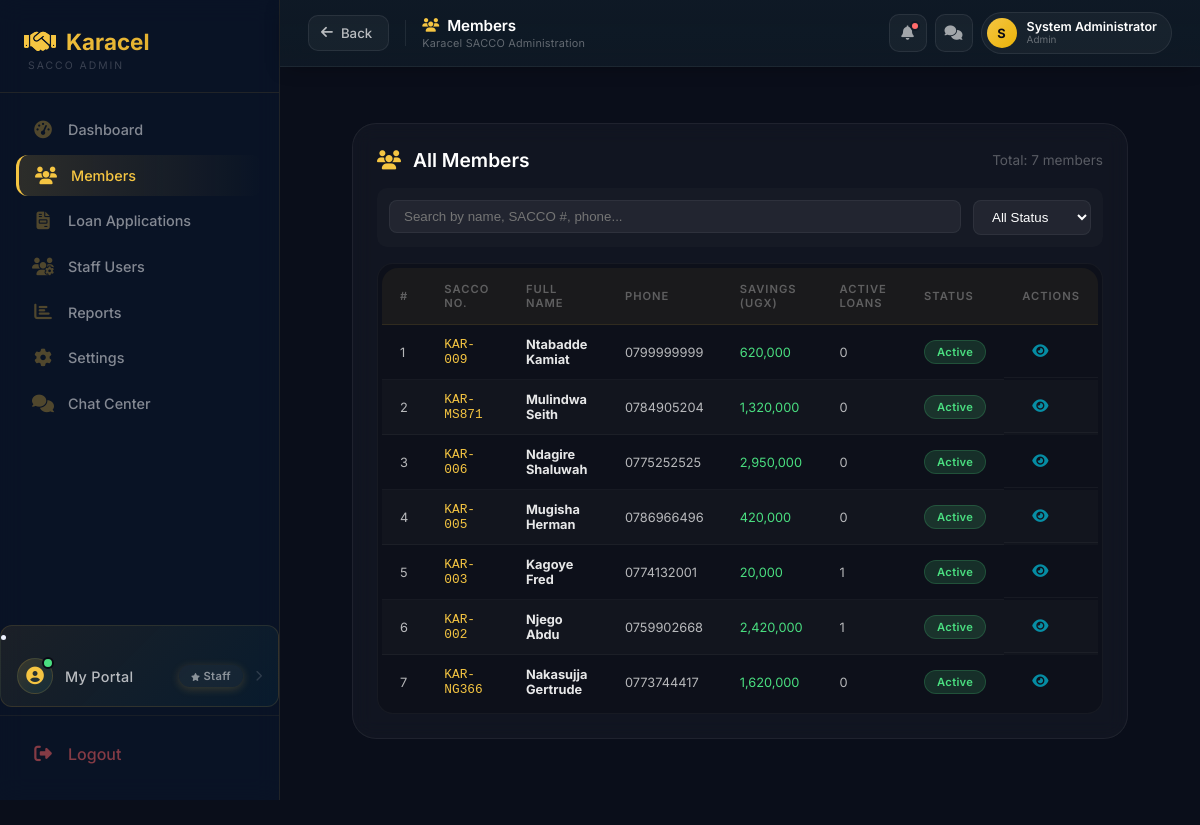
The page /admin/dashboard (signed in) on the database its author committed.
### tables this page shows
CREATE TABLE users (
        id INTEGER PRIMARY KEY AUTOINCREMENT,
        full_name TEXT NOT NULL,
        gender TEXT,
        dob TEXT,
        sacco_number TEXT UNIQUE NOT NULL,
        email TEXT,
        phone TEXT,
        address TEXT,
        password TEXT NOT NULL,
        role TEXT DEFAULT 'member',
        status TEXT DEFAULT 'active',
        savings_balance REAL DEFAULT 0,
        next_of_kin_name TEXT,
        relationship TEXT,
        next_of_kin_phone TEXT,
        registration_date TIMESTAMP DEFAULT CURRENT_TIMESTAMP
    , kai_shares INTEGER DEFAULT 0, ks_shares INTEGER DEFAULT 0, kac_paid INTEGER DEFAULT 0, kac_paid_date TEXT, registration_fee_paid INTEGER DEFAULT 0, registration_fee_paid_date TEXT, account_number TEXT);

### app.py (the view, shortened to what this page needs)
@app.route("/admin/dashboard")
def admin_dashboard():
    if session.get("role") != "admin":
        return redirect("/login")
    conn = get_db()
    total_members = conn.execute("""
        SELECT COUNT(*) FROM users WHERE LOWER(role) = 'member'
    """).fetchone()[0]
    total_savings = conn.execute("""
        SELECT COALESCE(SUM(savings_balance), 0)
        FROM users
        WHERE LOWER(role) = 'member'
    """).fetchone()[0]
    monthly_savings = conn.execute("""
        SELECT COALESCE(SUM(amount), 0)
        FROM savings_deposits
        WHERE deposit_date >= date('now', 'start of month')
    """).fetchone()[0]
    total_deposits = conn.execute("""
        SELECT COUNT(*) FROM savings_deposits
    """).fetchone()[0]
    recent_deposits = conn.execute("""
        SELECT sd.*, u.full_name, u.sacco_number
        FROM savings_deposits sd
        JOIN users u ON sd.user_id = u.id
        ORDER BY sd.deposit_date DESC
        LIMIT 5
    """).fetchall()
    members = conn.execute("""
        SELECT
            u.*,
            COALESCE((SELECT COUNT(*) FROM loans WHERE user_id = u.id AND status IN ('approved', 'disbursed', 'active')), 0) as active_loans_count
        FROM users u
        WHERE LOWER(u.role) = 'member'
        ORDER BY u.id DESC
    """).fetchall()
    total_loans = conn.execute("""
        SELECT COALESCE(SUM(amount), 0)
        FROM loans
        WHERE status IN ('approved', 'disbursed', 'active')
    """).fetchone()[0]
    active_loans = conn.execute("""
        SELECT COUNT(*)
        FROM loans
        WHERE status IN ('approved', 'disbursed', 'active')
    """).fetchone()[0]
    pending_loans = conn.execute("""
        SELECT COUNT(*)
        FROM loans
        WHERE status = 'pending'
    """).fetchone()[0]
    approved_loans = conn.execute("""
        SELECT COUNT(*)
        FROM loans
        WHERE status = 'approved'
    """).fetchone()[0]
    rejected_loans = conn.execute("""
        SELECT COUNT(*)
        FROM loans
        WHERE status = 'rejected'
    """).fetchone()[0]
    disbursed_loans = conn.execute("""
        SELECT COUNT(*)
        FROM loans
        WHERE status = 'disbursed'
    """).fetchone()[0]
    completed_loans = conn.execute("""
        SELECT COUNT(*)
        FROM loans
        WHERE status = 'completed'
    """).fetchone()[0]
    loan_applications = conn.execute("""
        SELECT
            l.*,
            u.full_name,
            u.savings_balance,
            COALESCE((SELECT COUNT(*) FROM loan_guarantors WHERE loan_id = l.id AND status = 'active'), 0) as total_guarantors,
            COALESCE((SELECT COUNT(*) FROM loan_guarantors WHERE loan_id = l.id AND status = 'pending'), 0) as pending_guarantors
        FROM loans l
        JOIN users u ON l.user_id = u.id
        ORDER BY
            CASE
                WHEN l.status = 'pending' THEN 1
                WHEN l.status = 'approved' THEN 2
                WHEN l.status = 'disbursed' THEN 3
                WHEN l.status = 'active' THEN 4
                WHEN l.status = 'completed' THEN 5
                WHEN l.status = 'rejected' THEN 6
            END,
            l.application_date DESC
        LIMIT 50
    """).fetchall()
    recent_activities = conn.execute("""
        SELECT 'deposit' as type, sd.amount, sd.deposit_date as date, u.full_name, u.sacco_number
        FROM savings_deposits sd
        JOIN users u ON sd.user_id = u.id
        UNION ALL
        SELECT 'repayment' as type, r.amount, r.payment_date as date, u.full_name, u.sacco_number
        FROM repayments r
        JOIN users u ON r.user_id = u.id
        WHERE r.status = 'completed'
        ORDER BY date DESC
        LIMIT 10
    """).fetchall()
    staff_users = conn.execute("""
        SELECT
            u.*,
            COUNT(DISTINCT l.id) as loans_processed,
            COUNT(DISTINCT sd.id) as deposits_processed
        FROM users u
        LEFT JOIN loans l ON l.user_id = u.id
        LEFT JOIN savings_deposits sd ON sd.user_id = u.id
        WHERE LOWER(u.role) IN ('admin', 'chairperson', 'treasurer', 'secretary', 'publicity')
        GROUP BY u.id
        ORDER BY
            CASE
                WHEN LOWER(u.role) = 'admin' THEN 1
                WHEN LOWER(u.role) = 'chairperson' THEN 2
                WHEN LOWER(u.role) = 'treasurer' THEN 3
                WHEN LOWER(u.role) = 'secretary' THEN 4
                WHEN LOWER(u.role) = 'publicity' THEN 5
            END,
            u.full_name
    """).fetchall()
    staff_counts = {
        'treasurer': conn.execute("SELECT COUNT(*) FROM users WHERE LOWER(role) = 'treasurer'").fetchone()[0],
        'secretary': conn.execute("SELECT COUNT(*) FROM users WHERE LOWER(role) = 'secretary'").fetchone()[0],
        'publicity': conn.execute("SELECT COUNT(*) FROM users WHERE LOWER(role) = 'publicity'").fetchone()[0],
        'admin': conn.execute("SELECT COUNT(*) FROM users WHERE LOWER(role) IN ('admin', 'chairperson')").fetchone()[0]
    }
    today = datetime.now().strftime('%Y-%m-%d')
    settings = {}
    try:
        conn.row_factory = sqlite3.Row
        settings_row = conn.execute("SELECT * FROM system_settings LIMIT 1").fetchone()
        if settings_row:
            settings = dict(settings_row)
    except Exception as e:
        print(f"Error loading settings: {e}")
        settings = {
            'sacco_name': 'Karacel Association',
            'registration_number': 'SACCO/REG/2024/001',
            'savings_interest_rate': 6.5,
            'loan_interest_rate': 12,
            'penalty_rate': 5,
            'max_loan_amount': '10,000,000',
            'min_loan_amount': '10,000',
            'max_tenure': 24,
            'kai_share_price': 100000,
            'ks_share_price': 10000,
            'kac_annual_fee': 100000,
            'registration_fee': 20000
        }
    conn.close()
    return render_template(
        "admin/admin-dashboard.html",
        members=members,
        total_members=total_members,
        total_savings=total_savings,
        monthly_savings=monthly_savings,
        total_deposits=total_deposits,
        recent_deposits=recent_deposits,
        total_loans=total_loans,
        active_loans=active_loans,
        pending_loans=pending_loans,
        approved_loans=approved_loans,
        rejected_loans=rejected_loans,
        disbursed_loans=disbursed_loans,
        completed_loans=completed_loans,
        loan_applications=loan_applications,
        recent_activities=recent_activities,
        staff_users=staff_users,
        staff_counts=staff_counts,
        today=today,
        now=datetime.now(),
        settings=settings
    )

### templates/admin/admin-dashboard.html (shortened to what this page needs)
{% extends "admin/admin-base.html" %}
{% block content %}
<main class="admin-main-content">
    <div id="members-panel" class="content-panel">
        <div class="action-card">
            <div style="display:flex; justify-content:space-between; align-items:center; flex-wrap:wrap; gap:12px; margin-bottom:16px;">
                <div class="action-title" style="margin-bottom:0;">
                    <i class="fas fa-users"></i> All Members
                </div>
                <span style="color: rgba(255,255,255,0.3); font-size: 0.85rem;">
                    Total: {{ members|length }} members
                </span>
            </div>
            <div style="display:flex; gap:12px; flex-wrap:wrap; margin-bottom:16px; padding:12px; background:rgba(255,255,255,0.02); border-radius:10px;">
                <div style="flex:1; min-width:200px;">
                    <input type="text" id="searchMembersInput" placeholder="Search by name, SACCO #, phone..."
                           onkeyup="filterMembersTable()"
                           style="width:100%; padding:8px 14px; background:rgba(255,255,255,0.05); border:1px solid rgba(255,255,255,0.06); border-radius:8px; color:white;">
                </div>
                <div>
                    <select id="filterMemberStatus" onchange="filterMembersTable()"
                            style="padding:8px 14px; background:rgba(255,255,255,0.05); border:1px solid rgba(255,255,255,0.06); border-radius:8px; color:white;">
                        <option value="all">All Status</option>
                    </select>
                </div>
            </div>
            <div class="table-wrapper">
                <table class="styled-table" id="membersTable">
                    <thead>
                        <tr>
                            <th>#</th>
                            <th>SACCO No.</th>
                            <th>Full Name</th>
                            <th>Phone</th>
                            <th>Savings (UGX)</th>
                            <th>Active Loans</th>
                            <th>Status</th>
                            <th>Actions</th>
                        </tr>
                    </thead>
                    <tbody>
                        {% if members %}
                            {% for member in members %}
                            <tr data-status="{{ member.status }}" data-name="{{ member.full_name|lower }}" data-sacco="{{ member.sacco_number|lower }}" data-phone="{{ member.phone or '' }}">
                                <td>{{ loop.index }}</td>
                                <td style="color:#f5c542; font-family:monospace;">{{ member.sacco_number }}</td>
                                <td><strong>{{ member.full_name }}</strong></td>
                                <td>{{ member.phone or '-' }}</td>
                                <td style="color:#4ade80;">{{ "{:,.0f}".format(member.savings_balance or 0) }}</td>
                                <td>{{ member.active_loans_count or 0 }}</td>
                                <td>
                                    {% if member.status == 'active' %}
                                        <span class="badge success">Active</span>
                                    {% elif member.status == 'pending' %}
                                        <span class="badge warning">Pending</span>
                                    {% else %}
                                        <span class="badge danger">{{ member.status|title }}</span>
                                    {% endif %}
                                </td>
                                <td class="action-btns">
                                    <button class="view-btn" onclick="viewMember('{{ member.id }}')" title="View Details">
                                        <i class="fas fa-eye"></i>
                                    </button>
                                </td>
                            </tr>
                            {% endfor %}
                        {% else %}
                            <tr>
                                <td colspan="8" style="text-align:center; padding:30px; color: rgba(255,255,255,0.3);">
                                    No registered members found
                                </td>
                            </tr>
                        {% endif %}
                    </tbody>
                </table>
            </div>
        </div>
    </div>
</main>
{% endblock %}

### templates/admin/admin-base.html (shortened to what this page needs)
<!DOCTYPE html>
<html lang="en">
<head>
    <link rel="stylesheet" href="https://cdnjs.cloudflare.com/ajax/libs/font-awesome/6.4.0/css/all.min.css">
    <link rel="stylesheet" href="{{ url_for('static', filename='admin_dashboard.css') }}">
    <link rel="stylesheet" href="{{ url_for('static', filename='admin-users.css') }}">
    <link rel="stylesheet" href="{{ url_for('static', filename='style.css') }}">
</head>
<body>
<div class="admin-wrapper">
    <aside class="admin-sidebar">
        <div class="admin-sidebar-logo">
            <h2>
                <i class="fas fa-handshake"></i>
                <span>Karacel</span>
            </h2>
            <p>SACCO Admin</p>
        </div>
        <div class="admin-sidebar-nav">
            <a href="{{ url_for('treasurer_dashboard') }}" class="admin-nav-item">
                <i class="fas fa-tachometer-alt"></i>
                <span>Dashboard</span>
            </a>
            <a href="#" class="admin-nav-item" data-panel="members">
                <i class="fas fa-users"></i>
                <span>Members</span>
            </a>
            <a href="#" class="admin-nav-item" data-panel="loan_applications">
                <i class="fas fa-file-invoice"></i>
                <span>Loan Applications</span>
            </a>
            <a href="#" class="admin-nav-item" data-panel="users">
                <i class="fas fa-users-cog"></i>
                <span>Staff Users</span>
            </a>
            <a href="#" class="admin-nav-item" data-panel="reports">
                <i class="fas fa-chart-bar"></i>
                <span>Reports</span>
            </a>
            <a href="#" class="admin-nav-item" data-panel="settings">
                <i class="fas fa-cog"></i>
                <span>Settings</span>
            </a>
            <a href="{{ url_for('chat_api.treasurer_chat') }}" class="admin-nav-item">
                <i class="fas fa-comments"></i>
                <span>Chat Center</span>
            </a>
        </div>
        <li class="nav-item staff-member-portal-item">
            <a href="{{ url_for('member_dashboard', staff_view=True) }}" class="nav-link staff-member-portal-link">
                <span class="nav-icon-wrapper">
                    <i class="fas fa-user-circle"></i>
                    <span class="icon-pulse"></span>
                </span>
                <span class="nav-text">My Portal</span>
                <span class="badge staff-badge">
                    <i class="fas fa-star"></i> Staff
                </span>
                <span class="nav-arrow">
                    <i class="fas fa-chevron-right"></i>
                </span>
            </a>
        </li>
        <div class="sidebar-footer">
            <a href="{{ url_for('logout') }}" class="logout-sidebar">
                <i class="fas fa-sign-out-alt"></i>
                <span>Logout</span>
            </a>
        </div>
    </aside>
    <div class="admin-content-area" style="flex:1; min-width:0; display:flex; flex-direction:column;">
        <nav class="admin-topbar">
            <button type="button" class="topbar-back-btn" onclick="adminGoBack()" title="Go back">
                <i class="fas fa-arrow-left"></i>
                <span>Back</span>
            </button>
            <div class="topbar-title-block">
                <h1 class="topbar-title" id="topbarTitle">
                    <i class="fas fa-tachometer-alt"></i>
                    <span id="topbarTitleText">{% block page_title %}Admin Panel{% endblock %}</span>
                </h1>
                <span class="topbar-subtitle" id="topbarSubtitle">
                    {% block page_subtitle %}Karacel SACCO Administration{% endblock %}
                </span>
            </div>
            <div class="topbar-actions">
                <a href="#" class="topbar-icon-btn" title="Notifications">
                    <i class="fas fa-bell"></i>
                    <span class="badge-dot"></span>
                </a>
                <a href="{{ url_for('chat_api.treasurer_chat') }}" class="topbar-icon-btn" title="Chat Center">
                    <i class="fas fa-comments"></i>
                </a>
                <a href="#" class="topbar-profile" title="{{ session.full_name }}">
                    <div class="topbar-avatar">
                        {{ (session.full_name or 'A')[0] | upper }}
                    </div>
                    <div class="topbar-user-info">
                        <span class="topbar-user-name">{{ session.full_name }}</span>
                        <span class="topbar-user-role">{{ session.role }}</span>
                    </div>
                </a>
            </div>
        </nav>
        <main class="admin-main-content">
            {% block content %}
            {% endblock %}
        </main>
    </div>
</div>
</body>
</html>

### rows shown on the page
users: sacco_number "KAR-009", full_name "Ntabadde Kamiat", phone "0799999999", savings_balance "620,000", active_loans_count "0", status "Active"
users: sacco_number "KAR-MS871", full_name "Mulindwa Seith", phone "0784905204", savings_balance "1,320,000", active_loans_count "0", status "Active"
users: sacco_number "KAR-006", full_name "Ndagire Shaluwah", phone "0775252525", savings_balance "2,950,000", active_loans_count "0", status "Active"
users: sacco_number "KAR-005", full_name "Mugisha Herman", phone "0786966496", savings_balance "420,000", active_loans_count "0", status "Active"
users: sacco_number "KAR-003", full_name "Kagoye Fred", phone "0774132001", savings_balance "20,000", registration_fee_paid "1", status "Active"
users: sacco_number "KAR-002", full_name "Njego Abdu", phone "0759902668", savings_balance "2,420,000", active_loans_count "1", status "Active"
users: sacco_number "KAR-NG366", full_name "Nakasujja Gertrude", phone "0773744417", savings_balance "1,620,000", active_loans_count "0", status "Active"

### other values the page prints
{{ (session.full_name or 'A')[0] | upper }} "S"
{{ session.full_name }} "System Administrator"
{{ session.role }} "Admin"
{{ members|length }} "7"
